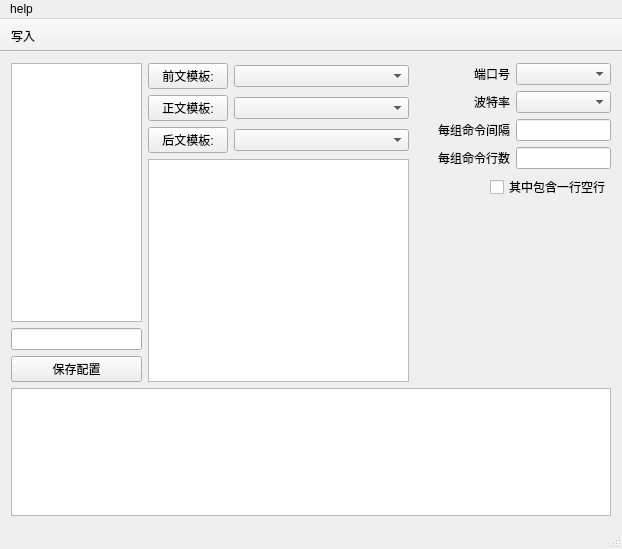
<?xml version="1.0" encoding="UTF-8"?>
<ui version="4.0">
 <class>MainWindow</class>
 <widget class="QMainWindow" name="MainWindow">
  <property name="geometry">
   <rect>
    <x>0</x>
    <y>0</y>
    <width>622</width>
    <height>549</height>
   </rect>
  </property>
  <property name="windowTitle">
   <string>MainWindow</string>
  </property>
  <widget class="QWidget" name="centralWidget">
   <layout class="QGridLayout" name="gridLayout">
    <item row="0" column="0">
     <layout class="QVBoxLayout" name="verticalLayout_5" stretch="5,2">
      <item>
       <layout class="QHBoxLayout" name="horizontalLayout_12" stretch="8,16,12">
        <item>
         <layout class="QVBoxLayout" name="verticalLayout">
          <item>
           <widget class="QListWidget" name="listWidget_ConfigList"/>
          </item>
          <item>
           <widget class="QLineEdit" name="lineEdit_ModName"/>
          </item>
          <item>
           <widget class="QPushButton" name="pushButton_Save">
            <property name="text">
             <string>保存配置</string>
            </property>
           </widget>
          </item>
         </layout>
        </item>
        <item>
         <layout class="QVBoxLayout" name="verticalLayout_2" stretch="0,0,0,0">
          <item>
           <layout class="QHBoxLayout" name="horizontalLayout_3" stretch="0,1">
            <item>
             <widget class="QPushButton" name="pushButton_BeforeModelFile">
              <property name="text">
               <string>前文模板:</string>
              </property>
             </widget>
            </item>
            <item>
             <widget class="QComboBox" name="comboBox_BeforeModelFile"/>
            </item>
           </layout>
          </item>
          <item>
           <layout class="QHBoxLayout" name="horizontalLayout_2" stretch="0,1">
            <item>
             <widget class="QPushButton" name="pushButton_ModelFile">
              <property name="styleSheet">
               <string notr="true"/>
              </property>
              <property name="text">
               <string>正文模板:</string>
              </property>
             </widget>
            </item>
            <item>
             <widget class="QComboBox" name="comboBox_ModelFile"/>
            </item>
           </layout>
          </item>
          <item>
           <layout class="QHBoxLayout" name="horizontalLayout_5" stretch="0,1">
            <item>
             <widget class="QPushButton" name="pushButton_AfterModelFile">
              <property name="text">
               <string>后文模板:</string>
              </property>
             </widget>
            </item>
            <item>
             <widget class="QComboBox" name="comboBox_AfterModelFile"/>
            </item>
           </layout>
          </item>
          <item>
           <widget class="QTableWidget" name="tableWidget_arg">
            <property name="horizontalScrollBarPolicy">
             <enum>Qt::ScrollBarAlwaysOff</enum>
            </property>
            <property name="rowCount">
             <number>0</number>
            </property>
            <property name="columnCount">
             <number>2</number>
            </property>
            <attribute name="horizontalHeaderVisible">
             <bool>false</bool>
            </attribute>
            <attribute name="horizontalHeaderDefaultSectionSize">
             <number>50</number>
            </attribute>
            <attribute name="horizontalHeaderHighlightSections">
             <bool>true</bool>
            </attribute>
            <attribute name="horizontalHeaderStretchLastSection">
             <bool>true</bool>
            </attribute>
            <attribute name="verticalHeaderVisible">
             <bool>false</bool>
            </attribute>
            <attribute name="verticalHeaderCascadingSectionResizes">
             <bool>false</bool>
            </attribute>
            <attribute name="verticalHeaderDefaultSectionSize">
             <number>22</number>
            </attribute>
            <attribute name="verticalHeaderHighlightSections">
             <bool>true</bool>
            </attribute>
            <attribute name="verticalHeaderShowSortIndicator" stdset="0">
             <bool>false</bool>
            </attribute>
            <attribute name="verticalHeaderStretchLastSection">
             <bool>false</bool>
            </attribute>
            <column/>
            <column/>
           </widget>
          </item>
         </layout>
        </item>
        <item>
         <layout class="QVBoxLayout" name="verticalLayout_4">
          <item>
           <layout class="QVBoxLayout" name="verticalLayout_3">
            <item>
             <layout class="QHBoxLayout" name="horizontalLayout" stretch="1,1">
              <item>
               <widget class="QLabel" name="label_SerialPort">
                <property name="maximumSize">
                 <size>
                  <width>100</width>
                  <height>16777215</height>
                 </size>
                </property>
                <property name="text">
                 <string>端口号</string>
                </property>
                <property name="alignment">
                 <set>Qt::AlignRight|Qt::AlignTrailing|Qt::AlignVCenter</set>
                </property>
               </widget>
              </item>
              <item>
               <widget class="QComboBox" name="comboBox_SerialPort"/>
              </item>
             </layout>
            </item>
            <item>
             <layout class="QHBoxLayout" name="horizontalLayout_4" stretch="0,0">
              <item>
               <widget class="QLabel" name="label_3">
                <property name="maximumSize">
                 <size>
                  <width>100</width>
                  <height>16777215</height>
                 </size>
                </property>
                <property name="text">
                 <string>波特率</string>
                </property>
                <property name="alignment">
                 <set>Qt::AlignRight|Qt::AlignTrailing|Qt::AlignVCenter</set>
                </property>
               </widget>
              </item>
              <item>
               <widget class="QComboBox" name="comboBox_Baud">
                <property name="currentIndex">
                 <number>-1</number>
                </property>
                <item>
                 <property name="text">
                  <string>1200</string>
                 </property>
                </item>
                <item>
                 <property name="text">
                  <string>2400</string>
                 </property>
                </item>
                <item>
                 <property name="text">
                  <string>4800</string>
                 </property>
                </item>
                <item>
                 <property name="text">
                  <string>9600</string>
                 </property>
                </item>
                <item>
                 <property name="text">
                  <string>19200</string>
                 </property>
                </item>
                <item>
                 <property name="text">
                  <string>38400</string>
                 </property>
                </item>
                <item>
                 <property name="text">
                  <string>57600</string>
                 </property>
                </item>
                <item>
                 <property name="text">
                  <string>115200</string>
                 </property>
                </item>
               </widget>
              </item>
             </layout>
            </item>
            <item>
             <layout class="QHBoxLayout" name="horizontalLayout_9" stretch="1,1">
              <item>
               <widget class="QLabel" name="label_9">
                <property name="maximumSize">
                 <size>
                  <width>100</width>
                  <height>16777215</height>
                 </size>
                </property>
                <property name="text">
                 <string>每组命令间隔</string>
                </property>
                <property name="alignment">
                 <set>Qt::AlignRight|Qt::AlignTrailing|Qt::AlignVCenter</set>
                </property>
               </widget>
              </item>
              <item>
               <widget class="QLineEdit" name="lineEdit_Interval"/>
              </item>
             </layout>
            </item>
            <item>
             <layout class="QHBoxLayout" name="horizontalLayout_10" stretch="1,1">
              <item>
               <widget class="QLabel" name="label_10">
                <property name="maximumSize">
                 <size>
                  <width>100</width>
                  <height>16777215</height>
                 </size>
                </property>
                <property name="text">
                 <string>每组命令行数</string>
                </property>
                <property name="alignment">
                 <set>Qt::AlignRight|Qt::AlignTrailing|Qt::AlignVCenter</set>
                </property>
               </widget>
              </item>
              <item>
               <widget class="QLineEdit" name="lineEdit_Quantity"/>
              </item>
             </layout>
            </item>
            <item>
             <layout class="QHBoxLayout" name="horizontalLayout_11" stretch="0,0">
              <item>
               <spacer name="horizontalSpacer_5">
                <property name="orientation">
                 <enum>Qt::Horizontal</enum>
                </property>
                <property name="sizeHint" stdset="0">
                 <size>
                  <width>40</width>
                  <height>20</height>
                 </size>
                </property>
               </spacer>
              </item>
              <item>
               <widget class="QCheckBox" name="checkBox_Blank">
                <property name="text">
                 <string>其中包含一行空行</string>
                </property>
               </widget>
              </item>
             </layout>
            </item>
           </layout>
          </item>
          <item>
           <spacer name="verticalSpacer">
            <property name="orientation">
             <enum>Qt::Vertical</enum>
            </property>
            <property name="sizeHint" stdset="0">
             <size>
              <width>20</width>
              <height>40</height>
             </size>
            </property>
           </spacer>
          </item>
         </layout>
        </item>
       </layout>
      </item>
      <item>
       <widget class="QTextEdit" name="textEdit_"/>
      </item>
     </layout>
    </item>
   </layout>
  </widget>
  <widget class="QMenuBar" name="menuBar">
   <property name="geometry">
    <rect>
     <x>0</x>
     <y>0</y>
     <width>622</width>
     <height>23</height>
    </rect>
   </property>
   <widget class="QMenu" name="menuHelp">
    <property name="title">
     <string>help</string>
    </property>
   </widget>
   <addaction name="menuHelp"/>
  </widget>
  <widget class="QToolBar" name="mainToolBar">
   <property name="movable">
    <bool>false</bool>
   </property>
   <attribute name="toolBarArea">
    <enum>TopToolBarArea</enum>
   </attribute>
   <attribute name="toolBarBreak">
    <bool>false</bool>
   </attribute>
   <addaction name="actionWrite"/>
  </widget>
  <widget class="QStatusBar" name="statusBar"/>
  <action name="actionWrite">
   <property name="text">
    <string>写入</string>
   </property>
  </action>
 </widget>
 <layoutdefault spacing="6" margin="11"/>
 <resources/>
 <connections/>
</ui>
